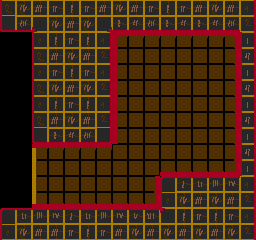

Tiled map render using the project's own tile images. Description and the whole map definition, tile-layer contents included, below:
An orthogonal 16x15 tile map with 16x16 px tiles, 2 tile layers (back, front) and 4 objects (2x Lamp, Prisoner, Door).

<map version="1.0" orientation="orthogonal" renderorder="right-down" width="16" height="15" tilewidth="16" tileheight="16" nextobjectid="6">
 <tileset firstgid="1" name="tiles1" tilewidth="16" tileheight="16" tilecount="256" columns="16">
  <image source="../../../img/tiles/tiles0.gif" trans="ff00ff" width="256" height="256" />
 </tileset>
 <layer name="back" width="16" height="15">
  <data encoding="csv">
0,0,182,230,230,230,230,230,230,230,230,230,230,230,230,230,
0,0,182,230,230,230,230,230,230,230,230,230,230,230,230,230,
0,0,182,230,230,230,230,213,214,214,214,214,214,214,215,230,
0,0,182,230,230,230,230,229,230,230,230,230,230,230,231,230,
0,0,182,230,230,230,230,229,230,230,230,230,230,230,231,230,
0,0,182,230,230,230,230,229,230,230,230,230,230,230,231,230,
0,0,182,230,230,230,230,229,230,230,230,230,230,230,231,230,
0,0,182,230,230,230,230,229,230,230,230,230,230,230,231,230,
0,0,182,230,230,230,230,229,230,230,230,230,230,230,231,230,
0,0,211,214,214,214,214,230,230,230,230,230,230,230,231,230,
0,0,227,230,230,230,230,230,230,230,246,246,246,246,247,230,
0,0,227,230,230,230,230,230,230,231,230,230,230,230,230,230,
0,0,243,246,246,246,246,246,246,247,230,230,230,230,230,230,
0,0,243,230,230,230,230,230,230,230,230,230,230,230,230,230,
0,0,182,230,230,230,230,230,230,230,230,230,230,230,230,230
</data>
 </layer>
 <layer name="front" width="16" height="15">
  <data encoding="csv">
33,35,34,19,18,19,34,35,34,19,18,19,34,35,34,24,
49,52,38,35,34,35,39,50,51,52,50,51,50,51,52,40,
0,0,17,18,19,18,24,0,0,0,0,0,0,0,0,20,
0,0,33,34,35,34,40,0,0,0,0,0,0,0,0,36,
0,0,17,19,18,19,24,0,0,0,0,0,0,0,0,20,
0,0,33,35,34,35,40,0,0,0,0,0,0,0,0,36,
0,0,17,18,19,18,24,0,0,0,0,0,0,0,0,20,
0,0,33,34,35,34,40,0,0,0,0,0,0,0,0,36,
0,0,49,50,51,52,56,0,0,0,0,0,0,0,0,20,
0,0,0,0,0,0,0,0,0,0,0,0,0,0,0,36,
0,0,0,0,0,0,0,0,0,0,0,0,0,0,0,20,
0,0,0,0,0,0,0,0,0,0,1,2,3,4,5,24,
0,0,0,0,0,0,0,0,0,0,17,35,34,35,34,40,
1,3,4,5,2,3,4,5,6,7,22,18,19,18,19,24,
17,35,34,34,19,18,19,34,35,34,35,34,35,34,35,40
</data>
 </layer>
 <objectgroup name="objects">
  <properties>
   <property name="entrances" value="[[0,0]]" />
   <property name="key_required" value="1" />
   <property name="rarity" value="0" />
   <property name="tags" value="[&quot;prison_w&quot;]" />
  </properties>
  <object id="2" name="Prisoner" gid="232" x="192" y="160" width="16" height="16" />
  <object id="3" name="Door" gid="232" x="96" y="208" width="16" height="64" />
  <object id="4" name="Lamp" gid="199" x="144" y="112" width="16" height="16" />
  <object id="5" name="Lamp" gid="199" x="192" y="112" width="16" height="16" />
 </objectgroup>
</map>
